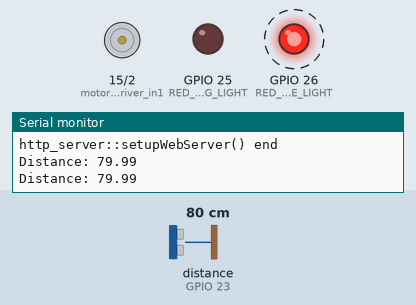
This sketch was run on a simulated ESP32. On the bench: motor-driver pin pairs drawn as motors (green arrow = first pin HIGH = forward, orange = second pin HIGH = backward, longer = more drive), output pins drawn as LEDs (lit = HIGH), the last lines printed to the serial monitor. Wiring (inferred from the names in the program): ultrasonic range finder: trigger GPIO 22; echo GPIO 23. Dashed ring = blinking. The inputs (shaded band) are chosen by the test bench; at power-on: distance to the obstacle (sensor on GPIO 23) 80 cm. The echo pulse lasts 58.3 µs per cm; WiFi joins after 1.5 s; servers stay silent unless stated; pins used as bus, display or sensor lines are not drawn.

Above: at 2.7 s.
2.8 s: distance to the obstacle (sensor on GPIO 23) set to 23 cm
6.0 s: distance to the obstacle (sensor on GPIO 23) set to 18 cm
At 7.4 s:
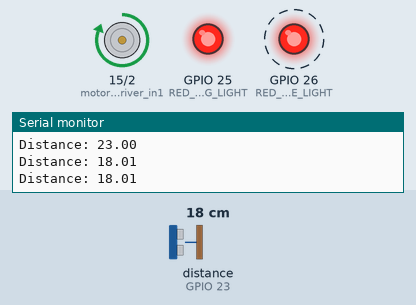
9.2 s: distance to the obstacle (sensor on GPIO 23) set to 35 cm
At 10.1 s:
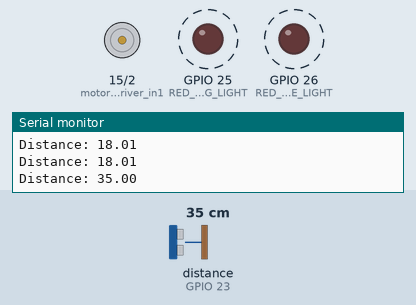
12.4 s: distance to the obstacle (sensor on GPIO 23) set to 2 cm
At 13.4 s:
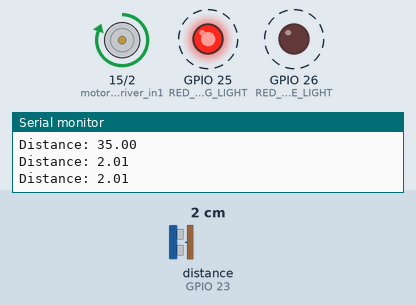
Timing chart, 0 to 16.6 s (numbered marks = the images above; inputs shaded):
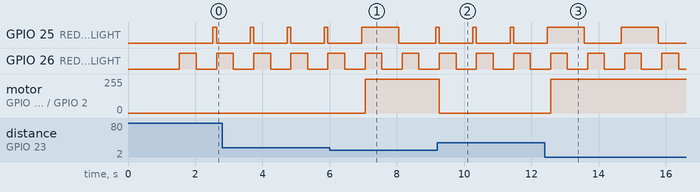

Measured:
- the behaviour switches between 21 and 20 cm on distance to the obstacle (sensor on GPIO 23) (found by bisection; images 0 and 1)
- after the input at 6.0 s, motor on GPIO 15 (motor_driver_in1) / GPIO 2 (motor_driver_in2): stopped → forward 255/255 after 1.1 s
- after the input at 9.2 s, motor on GPIO 15 (motor_driver_in1) / GPIO 2 (motor_driver_in2): forward 255/255 → stopped after 0.06 s
- after the input at 12.4 s, GPIO 25 (RED_WARNING_LIGHT): HIGH → LOW after 1.2 s, → HIGH 1.1 s later, → LOW 1.1 s later; motor on GPIO 15 (motor_driver_in1) / GPIO 2 (motor_driver_in2): stopped → forward 255/255 after 0.17 s
- by itself, GPIO 25 (RED_WARNING_LIGHT): alternates HIGH for 0.11 s and LOW for 1.0 s
- by itself, GPIO 26 (RED_ALTITUDE_LIGHT): alternates HIGH for 0.50 s and LOW for 0.60 s

The sketch:

http_server.ino
```cpp
#include <WebServer.h>
void setupWebServer();
void handleWebServerClients();
void handleOpenBridge();
void handleCloseBridge();
void handleEmergencyStop();


// experiment with removing forward declaration and see if still works
extern bool bridge_open();
extern bool bridge_close();
extern bool stop();

WebServer server(80);

const char HTML_PAGE[] = R"rawliteral(
<!DOCTYPE html>
<html lang="en">
<head>
  <meta charset="UTF-8">
  <title>Bridge Control MVP</title>
  <style>
    body {
      font-family: sans-serif;
      color: white;
      padding: 1.25rem;
      background:whitesmoke;
    }
    .box {
      border:  0.5rem solid grey;
      padding: 1rem;
      margin-bottom: 1.25rem;
      background: #2d3748;
    }


    .title {
      font-weight: bold;
      margin-bottom: 0.75rem;
      text-align: center;
    }
    .bridge-status {
      height: 16rem;
    }
    .bridge-status-inner {
      border: 0.125rem solid grey;
      background: #4d5563;
      padding: 3.5rem;
      text-align: center;
      font-weight: bold;
      font-size: 1.75rem;
      margin: auto;
      margin-bottom: 1.25rem;
      width: 16rem;
    }
    .status-row {
      display: flex;
      justify-content: space-between;
    }
    .status.traffic {
      flex: 4;
      margin: 0 0.625rem;
      border: 0.00625rem solid grey;
      padding: 0.625rem;
      text-align: center;
    }
    .status.marine {
      flex: 4;
      margin: 0 0.625rem;
      border: 0.00625rem solid grey;
      padding: 0.625rem;
      text-align: center;
    }
    .status.traffic { background: #4d5563; }
    .status.marine { background: #4d5563; }
    .dot {
        display: inline-block;
        width: 0.75rem;
        height: 0.75rem;
        margin-left: 0.5rem;
        border-radius: 80%;
    }
    .dot.red {
        background: #ff0000;
        box-shadow: 0 0 0.375rem #ff0000;
    }
    .dot.green {
        background: #00ff00;
        box-shadow: 0 0 0.375rem #00ff00;
    }
    .dot.white {
        background: white;
        box-shadow: 0 0 0.375rem grey;
    }


    .bottom-row {
      display: flex;
      gap: 20px;
    }
    .marine, .manual {
      flex: 1;
    }
    .substatus {
      border: 0.0625rem solid grey;
      padding: 1rem;
      margin-bottom: 1rem;
      text-align: center;
    }
    .system-mode{
      border: 0.125rem solid grey;
      background: #4d5563;

    }
    .substatus.detected { background:#4d5563; }
    .substatus.passing { background: #4d5563; }
    .substatus.departed { background:#4d5563; }


    .button {
      display: block;
      width: 100%;
      padding: 0.9rem;
      margin-bottom: 0.625rem;
      border: none;
      border-radius: 2rem;
      font-size: 1rem;
      font-weight: bold;
      cursor: pointer;
    }
    .button.green { background: #2ecc71; }
    .button.green:active{
        background: #a8f5c2;
    }
    .button.red { background: #e74c3c; font-size: 1.25rem; }
    .button.red:active{
        background: #f8a8a8;
    }
    .system-mode {
      border: 0.0625rem solid grey;
      padding: 0.4rem;
      text-align: center;
    }
    .mode-options{
      display:flex;
      justify-content: center;
      align-items: center;
      gap:3.5rem
    }
  </style>
</head>


<body>
  <div class="container">

    <!-- Bridge Status Panel -->
    <div class="box bridge-status">
      <div class="title">Bridge Control System</div>
      <div class="bridge-status-inner" id="bridgeStatus">Bridge Up</div>
      <div class="status-row">
        <div class="status traffic">
            Traffic Status
            <span class = "dot red" id="trafficStatus"></span>
        </div>
        <div class="status marine">
            Marine Status
            <span class = "dot white" id="marineStatus"></span>
        </div>
      </div>
    </div>

    <!-- Bottom row -->
    <div class="bottom-row">
      <!-- Marine Status -->
      <div class="box marine">
        <div class="title">Marine Status</div>
        <div class="substatus detected" id="shipDetected">
            Ship Detected
            <span class = "dot red" id="shipDetectedLight"></span>
        </div>
        <div class="substatus passing" id="shipPassing">
            Ship Passing
            <span class = "dot red" id="shipPassingLight"></span>
        </div>
        <div class="substatus departed" id="shipDeparted">
            Ship Departed
            <span class = "dot green" id="shipDepartedLight"></span>
        </div>
      </div>

      <!-- Manual Control -->
      <div class="box manual">
        <div class="title">Manual Control</div>
        <button class="button green" id="openBridge">Open Bridge</button>
        <button class="button green" id="closeBridge">Close Bridge</button>
        <button class="button red" id="stopButton"> EMERGENCY STOP</button>
        <div class="system-mode">
            System Mode
            <div class="mode-options">
                <div class="mode-option" id="modeManual">Manual<span class = "dot white" id="manualLight"></span> </div>
                <div class="mode-option" id="modeAuto">Auto <span class = "dot green" id="autoLight"></span></div>
            </div>
        </div>
      </div>
    </div>

  </div>


  <script>
  // Bridge States
  // Making objects immutable
  const BridgeState = Object.freeze({
    UP: "Bridge Up",
    DOWN: "Bridge Down",
    MOVING: "Bridge Moving",
    HALT: "Bridge Halt"
  });

  // Elements
  const bridgeStatusElement = document.getElementById("bridgeStatus");
  const btnOpen  = document.getElementById("openBridge");
  const btnClose = document.getElementById("closeBridge");
  const btnStop  = document.getElementById("stopButton");
  const shipDetectedLight = document.getElementById("shipDetectedLight");
  const shipPassingLight = document.getElementById("shipPassingLight");


  // Functions

  //Making UI Aligns with the Mutable State
  function setBridgeStatus(newState) {
    bridgeStatusElement.textContent = newState;
  }

  // Button handlers
  btnOpen.addEventListener("click", () => {
    sendCommand("/api/open");
  });

  btnClose.addEventListener("click", () => {
    sendCommand("/api/close");
  });

  btnStop.addEventListener("click", () => {
    sendCommand("/api/stop");
  });

  function sendCommand(endpoint) {
    fetch(endpoint, { method: 'POST' })
      .then(response => response.json())
      .then(data => console.log(data))
      .catch(error => console.error('Error:', error));
  }

  </script>
</body>

</html>
)rawliteral";

void setupWebServer()
{
  Serial.println("http_server::setupWebServer() start");

  // When someone requests the root of a website
  // Then, return HTML
  server.on("/", HTTP_GET, []()
            { server.send(200, "text/html", HTML_PAGE); });

  // API endpoints
  server.on("/api/open", HTTP_POST, handleOpenBridge);
  server.on("/api/close", HTTP_POST, handleCloseBridge);
  server.on("/api/stop", HTTP_POST, handleEmergencyStop);
  // server.on("/api/status", HTTP_GET, handleGetStatus);

  // Handle 404 - invalid endpoint or URLs
  server.onNotFound([]()
                    { server.send(404, "text/plain", "Not found"); });
  server.begin();
  Serial.println("http_server::setupWebServer() end");

}

void handleWebServerClients()
{
  //Adding other functions for hendle web server
  //handleOpenBridge();
  //handleCloseBridge();
  //handleEmergencyStop();
  server.handleClient();
}

void handleOpenBridge()
{
  Serial.println("http_server::handleOpenBridge()");
  if (bridge_open())
  {
    server.send(200, "application/json", "{\"status\":\"opening\"}");
  }
  else
  {
    server.send(500, "application/json", "{\"status\":\"error\"}");
  }
}

void handleCloseBridge()
{
  Serial.println("http_server::handleCloseBridge()");
  if (bridge_close())
  {
    server.send(200, "application/json", "{\"status\":\"closing\"}");
  }
  else
  {
    server.send(500, "application/json", "{\"status\":\"error\"}");
  }
}

void handleEmergencyStop()
{
  Serial.println("http_server::handleStop()");
  if (stop())
  {
    server.send(200, "application/json", "{\"status\":\"stopping\"}");
  }
  else
  {
    server.send(500, "application/json", "{\"status\":\"error\"}");
  }
}
```

IntegratedCodeEngg.ino
```cpp
#include <Arduino.h>
#include <WiFi.h>
#include <WebServer.h>


//Some forward declarations so the files compiled even not in alphabetical order
void setupWiFi();
void setupWebServer();
void setupMotorFunction();
void motorFunctionLoop();
//forward declare handleWebServerClients() so not out of scope.
void handleWebServerClients();


#define trigPin 22
#define echoPin 23
#define RED_WARNING_LIGHT 25 // LED pin
#define motor_driver_in1 15 //motor spin "high"
#define motor_driver_in2 2 //motor spin "low"

//fixed syntax error for compliation.
unsigned long previousMillis = 0;
const unsigned long interval = 500;
int LED_STATE = LOW;

float duration, distance;

void setup() {
  pinMode(trigPin, OUTPUT);
  pinMode(echoPin, INPUT);
  pinMode(RED_WARNING_LIGHT, OUTPUT);
  pinMode(motor_driver_in1, OUTPUT);
  pinMode(motor_driver_in2, OUTPUT);

  //Serial.begin(9600);
  //set the monitor to 115200 instead - ESP32's default system speed 
  Serial.begin(115200);

  //Call Wifi&Server functions
  setupWiFi();
  setupWebServer();
  setupMotorFunction();
}

void loop() {
  motorFunctionLoop();
  //add this otherwise the website wouldn't load.
  handleWebServerClients();
  // Trigger the ultrasonic pulse
  digitalWrite(trigPin, LOW);
  delayMicroseconds(2);
  digitalWrite(trigPin, HIGH);
  delayMicroseconds(10);
  digitalWrite(trigPin, LOW);

  // Measure echo time
  duration = pulseIn(echoPin, HIGH);
  distance = (duration * 0.0343) / 2; // distance in cm

  Serial.print("Distance: ");
  Serial.println(distance);

  // Blink LED if object < 20 cm
  if (distance < 20) {
    digitalWrite(motor_driver_in1, HIGH);
    digitalWrite(motor_driver_in2, LOW);

    unsigned long currentMillis = millis();
    if (currentMillis - previousMillis >= interval) {
      previousMillis = currentMillis;

      // toggle LED state
      LED_STATE = (LED_STATE == LOW) ? HIGH : LOW;
      digitalWrite(RED_WARNING_LIGHT, LED_STATE);
    }
  } else {
    //Otherwise keep LED OFF
    digitalWrite(motor_driver_in1, LOW);
    digitalWrite(motor_driver_in2, LOW);
    digitalWrite(RED_WARNING_LIGHT, LOW);
    LED_STATE = LOW;
  }

  //delay(50);//small delay for stability
}
```

US_function.ino
```cpp
// Already defined in the main file
// const int trigPin = 9;
// const int echoPin = 10;

// Already included in main file
// float duration, distance;

void setupUS()
{
    pinMode(trigPin, OUTPUT);
    pinMode(echoPin, INPUT);
    // Serial.begin(9600);
}

void loopUS()
{
    digitalWrite(trigPin, LOW);
    delayMicroseconds(2);
    digitalWrite(trigPin, HIGH);
    delayMicroseconds(10);
    digitalWrite(trigPin, LOW);

    duration = pulseIn(echoPin, HIGH);
    distance = (duration * .0343) / 2;
    Serial.print("Distance: ");
    Serial.println(distance);
    delay(100);
}
```

ledTrial.ino
```cpp
// LED Pins
#define RED_WARNING_LIGHT 25  // turns red when there is marine vehicles coming in
#define RED_ALTITUDE_LIGHT 26 // changed from 11 because 11 is forbidden by the ESP32 so it crashes
#define NIGHT_LIGHTS 27       // changed from 12 so ESP32 will allow it
// Define only once
// unsigned long previousMillis = 0;
// const long interval = 500;
// int LED_STATE = LOW;

void setupLedTrial()
{
    pinMode(RED_WARNING_LIGHT, OUTPUT);
    pinMode(RED_ALTITUDE_LIGHT, OUTPUT);
}

void ledTrialLoop()
{
    unsigned long current_Millis = millis();

    if (current_Millis - previousMillis >= interval)
    {
        previousMillis = current_Millis;

        if (digitalRead(RED_WARNING_LIGHT) == LOW)
        {
            LED_STATE = HIGH;
        }
        else
        {
            LED_STATE = LOW;
        }
    }
    digitalWrite(RED_WARNING_LIGHT, LED_STATE);
}
```

motor_function.ino
```cpp
//#define motor_driver_in1 23 //motor spin "high"
#define motor_driver_in1 15 //motor spin "high"
#define motor_driver_in2 22 //motor spin "low"
//#define motor_driver_pwm 32 //motor speed control, changed 9 to 32

// LED Pins
#define RED_WARNING_LIGHT 25 // turns red when there is marine vehicles coming in
#define RED_ALTITUDE_LIGHT 26 // changed from 11 because 11 is forbidden by the ESP32 so it crashes
#define NIGHT_LIGHTS 27 // changed from 12 so ESP32 will allow it


bool bridge_up = false;
bool bridge_halt= true;

//forward declaration
bool bridge_open();
bool bridge_close();
bool stop();

//pins for sensor here

//ONLY include one void setup() and void loop()
void setupMotorFunction() {
  // put your setup code here, to run once:
  //call the setup WebServer function from http server
  Serial.begin(115200);
  setupWiFi();
  setupWebServer();
  setupLedTrial();
  setupUS();

  //Pins
  pinMode(motor_driver_in1, OUTPUT);
  pinMode(motor_driver_in2, OUTPUT);
  //pinMode(motor_driver_pwm, OUTPUT);
  pinMode(RED_WARNING_LIGHT, OUTPUT);
  pinMode(RED_ALTITUDE_LIGHT, OUTPUT);

}

void motorFunctionLoop() {
  // put your main code here, to run repeatedly:
    blink_altitude_light();
    handleWebServerClients();
    ledTrialLoop();
    loopUS();
}

void automatedSensor(){
  //read for sensor input

}


//Manual control from the UI

//for given time that the bridge will take to reach max height
//return true if operation succeed.
bool bridge_open(){
    digitalWrite(motor_driver_in1, HIGH);
    digitalWrite(motor_driver_in2, LOW);
    //warning_light();
    bridge_up = true;
    return true;
}

//for given time that the bridge will take to reach ground
//return true if operation succeed.
bool bridge_close(){
    digitalWrite(motor_driver_in1, LOW);
    digitalWrite(motor_driver_in2, HIGH);
    bridge_up = false;
    //warning_light();
    return true;
}

//it is run when the timer ends, or for emeregency stop
bool stop(){
    //Serial.print("stop!");
    digitalWrite(motor_driver_in1, HIGH);
    digitalWrite(motor_driver_in2, HIGH);
    bridge_halt= true;
    //warning_light();
    return true;
}

void warning_light() {
  if (bridge_up || bridge_halt) {
    if (/*incoming marine vehicles sensed*/ false) {
      digitalWrite(RED_WARNING_LIGHT, HIGH);
    }
    else {
      digitalWrite(RED_WARNING_LIGHT, LOW);
      }
  }
}

void blink_altitude_light() {
  digitalWrite(RED_ALTITUDE_LIGHT, HIGH);
  delay(500);
  digitalWrite(RED_ALTITUDE_LIGHT, LOW);
  delay(500);
}

void night_light_state() {

}
```

wifi.ino
```cpp
#include <WiFi.h>
//const char* apSSID = "BridgeESP32";
//const char* apPassword = "bridge1234";
//WARNING: Do not declare as apSSID when using STA mode!
//static const char* apSSID = "JannatulBushra's A15";
//static const char* apPassword = "yq2m8q7ixmf53i5";
static const char* STA_SSID = "JannatulBushra's A15";
static const char* STA_PASSWORD = "yq2m8q7ixmf53i5";
//static const char* STA_SSID = "Ruran's iPhone";
//static const char* STA_PASSWORD = "wdtyahwhd76";


void setupWiFi() {
    //Try with STA instead of AP
    //Start WiFi in Access Point mode
    //Remove for testing STA
    //WiFi.softAP(apSSID, apPassword);
    //Get IP address assigned to the ESP32
    //Remove for testing STA
    //IPAddress IP = WiFi.softAPIP();

    WiFi.mode(WIFI_STA);
    WiFi.begin(STA_SSID, STA_PASSWORD);
    Serial.print("Connecting");
    while (WiFi.status() != WL_CONNECTED) {
        delay(500);
        Serial.print(".");
    }


    Serial.println("ESP32 connected to Wi-Fi");
    Serial.print("SSID: ");
    Serial.println(WiFi.SSID());
    Serial.print("ESP32 IP Address: ");
    Serial.println(WiFi.localIP());
}

    //Serial.println("ESP32 Access Point Started!");
    //Serial.println(apSSID);
    //Serial.print("Password: ");
    //Serial.println(apPassword);
    //Serial.print("AP IP address: ");
    //Serial.println(IP);
```
